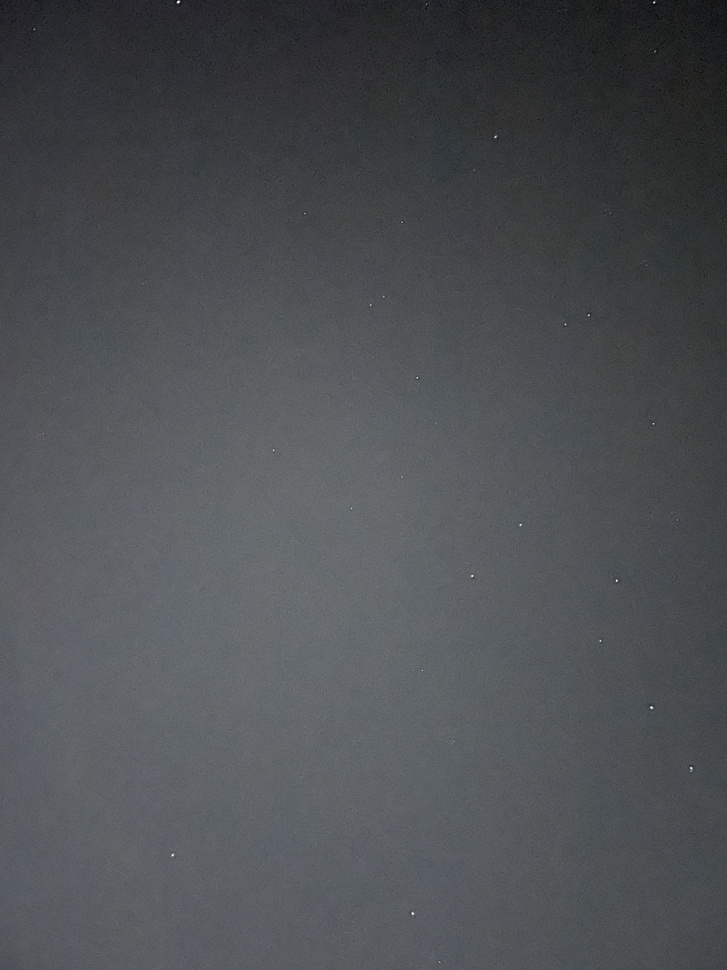
#> input picture Ex1_test_101/fr1.jpg, 727 x 970 px, shrunk from 3024 x 4032 before the run
$ python StarDetector.py
#> lines starting #> are read from the running program, lines starting #| are printed output that depends on the picture; after the words box and inside, x2 and y2 are one past the last pixel; in counts of white or black regions, pixels touching at a corner belong together
### ImageLoader.py
import cv2
import os
import numpy as np
import matplotlib.pyplot as plt
import pillow_heif
from PIL import Image


def __validate_path(img_path):
    """
    https://stackoverflow.com/questions/63866180/how-to-convert-from-heic-to-jpg-in-python-on-windows
    :param img_path:
    :return:
    """
    try:
        # Check if image format is .heic
        parsed_path = img_path.split('.')
        if parsed_path[-1] in ['HEIC', 'heic']:
            heif_file = pillow_heif.read_heif(img_path)
            im = Image.frombytes(
                heif_file.mode,
                heif_file.size,
                heif_file.data,
                "raw",
            )
            new_path = f"{parsed_path[0]}.png"
            if not os.path.isfile(new_path):  # check if image was already saved
                im.save(new_path, format('png'))
            return new_path
        return img_path
    except Exception as e:
        print(e)


def load_image(img_path):
    """
    https://stackabuse.com/opencv-edge-detection-in-python-with-cv2canny/
    :param img_path:
    :return:
    """
    try:
        valid_path = __validate_path(img_path)
        im = cv2.cvtColor(cv2.imread(valid_path), cv2.COLOR_BGR2GRAY)
        im = im.astype(np.uint8)
        return im
    except Exception as e:
        print(e)


# [7 lines left out: function plot_loaded_images, not called in this run]


# [6 lines that do not run on import are left out]

    # plot_loaded_images(im1, im2)

### StarDetector.py
import cv2
import matplotlib.pyplot as plt
import numpy as np
import pandas as pd
from ImageLoader import load_image
from os import path


def __threshold_image(img, thresh=170, max_value=255):
    """
    Apply threshold for better blob detection (darkens the background and keeps the stars).
    """
    _, img_bin = cv2.threshold(img, thresh, max_value, cv2.THRESH_BINARY)
    return img_bin


# https://docs.opencv.org/4.x/dd/d1a/group__imgproc__feature.html#ga47849c3be0d0406ad3ca45db65a25d2d
# https://docs.opencv.org/4.x/da/d53/tutorial_py_houghcircles.html
def __get_hough_circles(img):
    img_bin = __threshold_image(img)
    img_blur = cv2.GaussianBlur(img_bin, (7, 7), 0)
    circles = cv2.HoughCircles(img_blur, cv2.HOUGH_GRADIENT, 1, 20,
                               param1=300, param2=0.95, minRadius=2, maxRadius=6)
    return circles


def __find_hough(img, as_pandas=False):
    coords, stars_data = [], []
    circles = __get_hough_circles(img)
    if circles is not None:
        for x, y, r in circles[0]:
            x, y, r = round(x, 5), round(y, 5), round(r, 2)
            b = img[int(y), int(x)] / np.max(img)
            stars_data.append((x, y, r, b))
            coords.append([x, y])
    return __handle_data_return(coords, stars_data, as_pandas)


# [31 lines left out: functions __get_blobs, __find_blobs, not called in this run]


def __handle_data_return(coords, stars_data, as_pandas):
    # empty coords_arr raises an error in pd.DataFrame
    stars_data_arr = np.array(stars_data) if len(stars_data) > 0 else stars_data
    coords_arr = np.array(coords) if len(coords) > 0 else coords
    if as_pandas:
        return coords_arr, pd.DataFrame(stars_data_arr, columns=['x', 'y', 'r', 'b'])
    return coords_arr, stars_data_arr


def find_stars(img, as_pandas=False, method='hough'):
    """
    :param method: 'blob' or 'hough' (default 'hough')
    """
    if method == 'blob':
        return __find_blobs(img, as_pandas)
    else:
        return __find_hough(img, as_pandas)


# [13 lines left out: function save_as_text_file, not called in this run]


def plot_detected_stars(img, stars_data):
    fig, ax = plt.subplots(ncols=2, figsize=(20, 10))
    ax[0].imshow(img, cmap='gray')
    ax[1].imshow(__threshold_image(img), cmap='gray')
    for (x, y, r, b) in stars_data:
        ax[1].add_patch(plt.Circle((x, y), radius=r * 4, edgecolor='g', facecolor='none'))
    ax[0].axis('off')
    ax[1].axis('off')
    plt.tight_layout()
    plt.show()


if __name__ == '__main__':
    im1_path = "Ex1_test_101/fr1.jpg"
    points1, im1_data = find_stars(load_image(im1_path))
#> in __find_hough, `coords, stars_data = [], []`: coords = []
#> in __threshold_image, `_, img_bin = cv2.threshold(img, thresh, max_value, cv2.THRESH_BINARY)`:
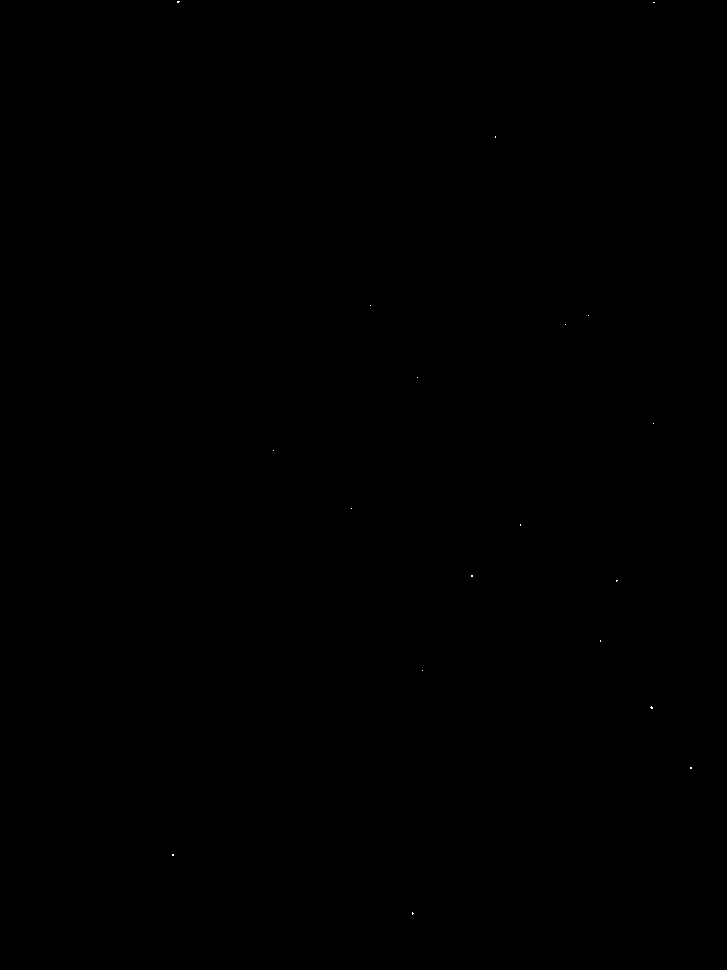
#> img_bin: shape (970, 727); 0.01% white in thin lines or dots, all inside (x1, y1, x2, y2) = (172, 1, 692, 915)
#> in __get_hough_circles, `circles = cv2.HoughCircles(img_blur, cv2.HOUGH_GRADIENT, 1, 20, param1..`: circles = [[651.5, 707.5, 2.4], [181.5, 4.5, 3.3]]
#> the loop in __find_hough, `for x, y, r in circles[0]:` made 2 passes
#> (x, y, r, b) on passes 1 to 2: (651.5, 707.5, 2.4, 1), (181.5, 4.5, 3.3, 0.11)
#> after the loop in __find_hough, `for x, y, r in circles[0]:`: coords = [[651.5, 707.5], [181.5, 4.5]]; stars_data = [(651.5, 707.5, 2.4, 1), (181.5, 4.5, 3.3, 0.11)]
#> in __handle_data_return, `stars_data_arr = np.array(stars_data) if len(stars_data) > 0 else star..`: stars_data_arr = [[651.5, 707.5, 2.4, 1], [181.5, 4.5, 3.3, 0.11]]
#> in __handle_data_return, `coords_arr = np.array(coords) if len(coords) > 0 else coords`: coords_arr = [[651.5, 707.5], [181.5, 4.5]]
#> points1 = [[651.5, 707.5], [181.5, 4.5]]; im1_data = [[651.5, 707.5, 2.4, 1], [181.5, 4.5, 3.3, 0.11]]

    im2_path = "Ex1_test_101/ST_db2.png"
    im2 = load_image(im2_path)
#> call 2 of load_image, with img_path = 'Ex1_test_101/ST_db2.png'
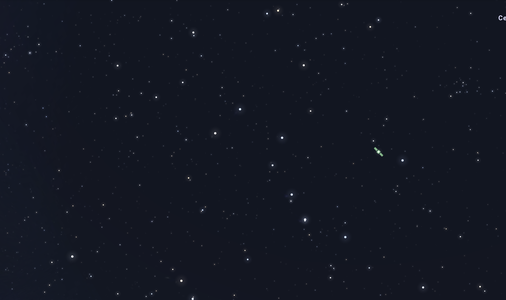
#> input picture Ex1_test_101/ST_db2.png, 506 x 300 px, shrunk from 2102 x 1246 before the run
    points2, im2_data = find_stars(im2)
#> call 2 of __threshold_image, with thresh = 170, max_value = 255
#> in __threshold_image (call 2), `_, img_bin = cv2.threshold(img, thresh, max_value, cv2.THRESH_BINARY)`:
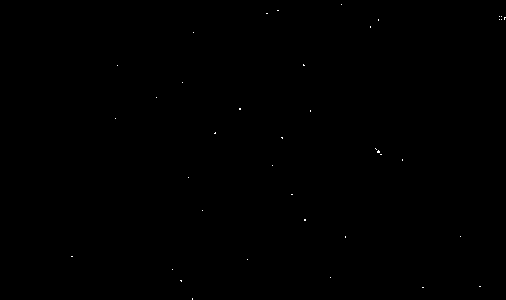
#> img_bin: shape (300, 506); 0.05% white in thin lines or dots, all inside (x1, y1, x2, y2) = (71, 4, 506, 300)
#> the loop in __find_hough (call 2), `for x, y, r in circles[0]:` made 1 pass
#> (x, y, r, b) on pass 1: (378.5, 150.5, 2.4, 0.678)
#> points2 = [[378.5, 150.5]]; im2_data = [[378.5, 150.5, 2.4, 0.678]]

    plot_detected_stars(im2, im2_data)
#> the loop in plot_detected_stars, `for (x, y, r, b) in stars_data:` made 1 pass
#> in plot_detected_stars, `plt.show()`:
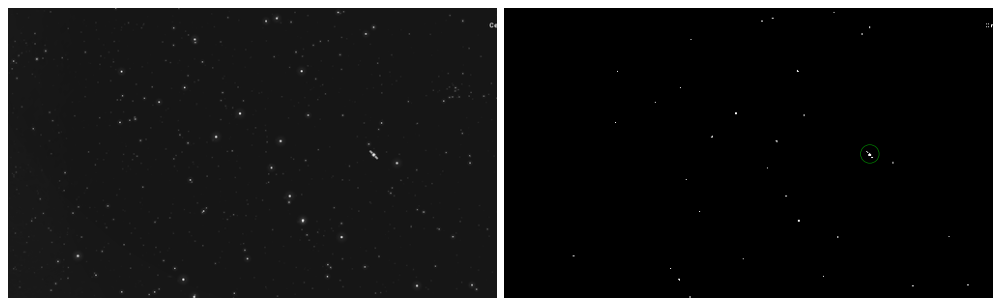
#> figure drawn by matplotlib, 2 panels
